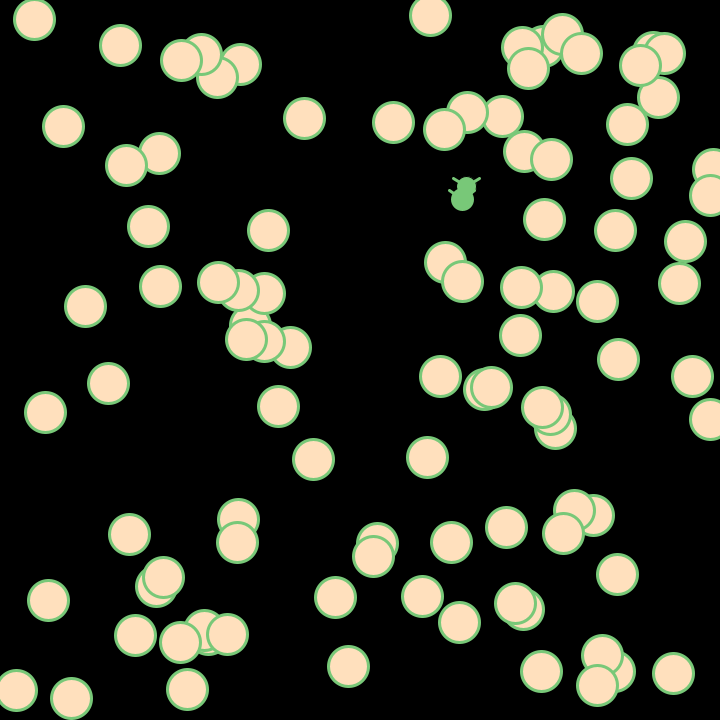
Frame 1 (no input)
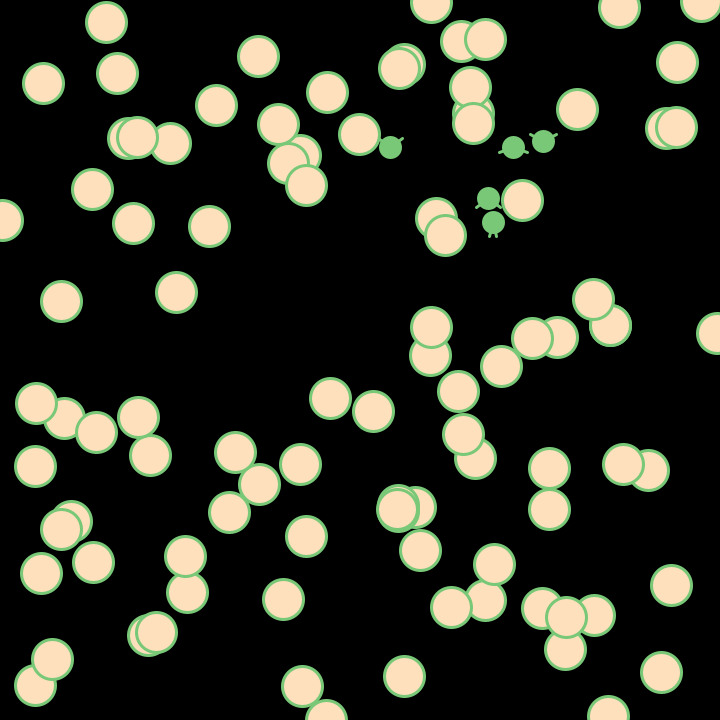
Frame 60 (the mouse pressed at the canvas centre just before this capture)
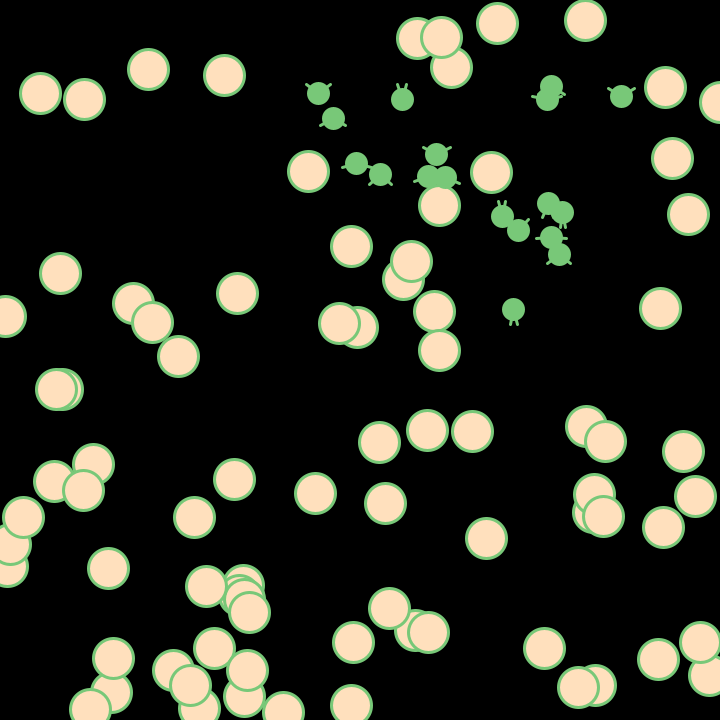
Frame 120 (the mouse held since frame 60 and released just before this capture)

The Processing sketch that drew these frames (run headless with seeded random() and noise(); from frame 60 on, the mouse is pressed at the canvas centre):

// Processing sketch: Assignment_06
// ── Assignment_06.pde
int spawnCount = 100;
CharacterManager god;
int speedLimit = 3;
int zombieCount = 0;
int secondsPassed = 0;
String str1 = ("GAME OVER - Everone is DEAD");
String str2;

void setup(){
 size (720,720);
 god = new CharacterManager(spawnCount);

}

void draw(){
  background(0);
  god.update();
  secondsPassed = millis()/1000;
  if (zombieCount == spawnCount){
    str2 = ("The Zombies won in " + secondsPassed +
    " seconds");

    fill(255,255,255);

    textSize(24);
    text(str1, width/2 - textWidth(str1)/2, height/2);
    text(str2, width/2 - textWidth(str2)/2, height/2 + 40);
    noLoop();

  }
}

// ── CharacterManager.pde
class CharacterManager {
  Human[] livingBoiz;

  CharacterManager(int amount){
    livingBoiz = new Human[spawnCount];
    for(int i = 0; i < spawnCount; i++){
      if (i == 0){
        livingBoiz[i] = new Zombie();
        zombieCount++;
      }
      else{
        livingBoiz[i] = new Human();
      }
    }
  }
  void update(){
    for(int i = 0; i < spawnCount; i++){
      if(livingBoiz[i].zombie == 1){
        for(int j = 0; j < spawnCount; j++){
          if(livingBoiz[j].size == 0 || livingBoiz[j].zombie == 1 ){
            continue;
          }

          boolean hasCollided = roundCollision(livingBoiz[i], livingBoiz[j]);
          if(hasCollided){
            livingBoiz[j].size = 0;
            livingBoiz[j] = new Zombie(livingBoiz[j]);
            zombieCount++;
          }
        }
      }

      livingBoiz[i].update();
      livingBoiz[i].display();
    }

  }
  void display(){
  }

}

// ── Human.pde
class Human{
  PVector pos;
  PVector velDir;
  int size = 40;
  int zombie = 0;

  Human(){
    pos = new PVector();
    pos.x = random(width);
    pos.y = random(height);

    velDir = new PVector();
    velDir.x = random(-1,1);
    velDir.y = random(-1,1);
    velDir.normalize();
    velDir.x *= speedLimit;
    velDir.y *= speedLimit;
  }

  void update(){
    pos.x += velDir.x;
    pos.y += velDir.y;

    if(pos.y > height){
      pos.y = 0;
    }
    else if(pos.y < 0){
      pos.y = height;
    }
    else if(pos.x > width){
      pos.x = 0;
    }
    else if(pos.x < 0){
      pos.x = width;
    }
  }

  void display(){
    fill(255,224,189);
    ellipse(pos.x,pos.y,size,size);
  }
}

// ── Zombie.pde
class Zombie extends Human {
  Zombie(){
    super();
    velDir.x /= 2;
    velDir.y /= 2;
    size = 20;
    zombie = 1;
  }

  Zombie(Human victim){
    pos = victim.pos;
    velDir = victim.velDir;
    velDir.x /= 2;
    velDir.y /= 2;
    zombie = 1;
    size = 20;
  }

  void display(){
    fill(120,200,120);
    ellipse(pos.x,pos.y,size,size);
    strokeWeight(3);
    stroke(120,200,120);
    line(pos.x, pos.y, pos.x + 10 * velDir.x, pos.y + 10 * velDir.y);
    line(pos.x, pos.y, pos.x - 10 * velDir.x, pos.y + 10 * velDir.y);
  }
}

// ── roundCollision.pde
boolean roundCollision(Human ball1, Human ball2)
{
  int maxDistance = ball1.size;

  if(abs(ball1.pos.x - ball2.pos.x) > maxDistance
  || abs(ball1.pos.y - ball2.pos.y) > maxDistance)
  {
    return false;
  }

  else if(dist(ball1.pos.x, ball1.pos.y,
    ball2.pos.x, ball2.pos.y) > maxDistance)
  {
    return false;
  }
  else
  {
   return true;
  }
}
